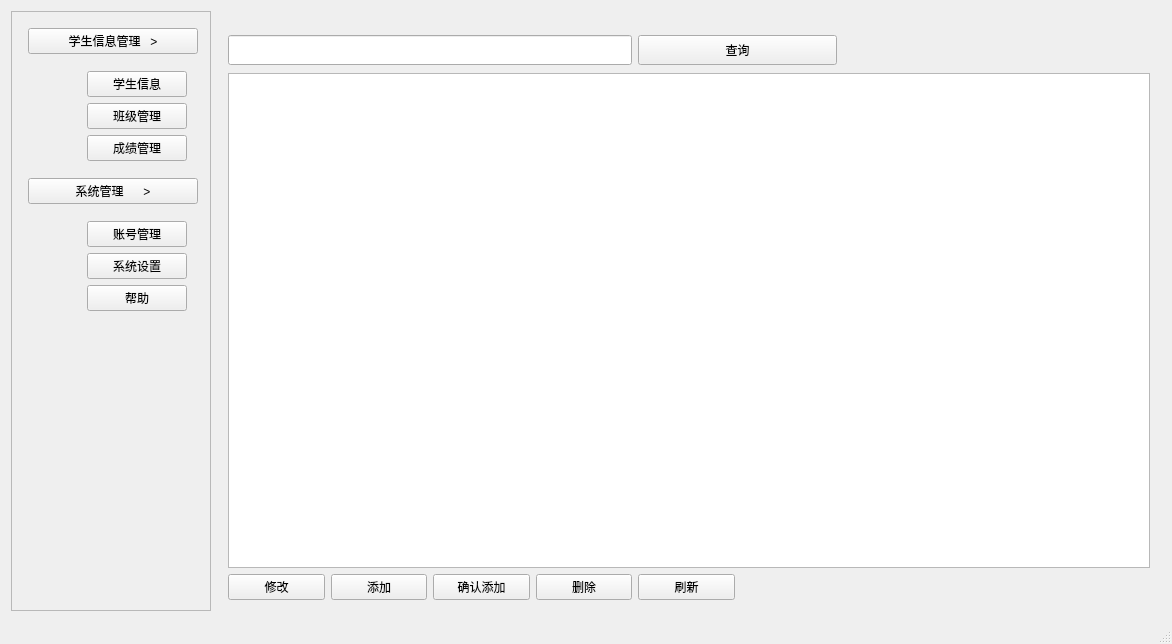
<?xml version="1.0" encoding="UTF-8"?>
<ui version="4.0">
 <class>MainWindow</class>
 <widget class="QMainWindow" name="MainWindow">
  <property name="geometry">
   <rect>
    <x>0</x>
    <y>0</y>
    <width>1172</width>
    <height>644</height>
   </rect>
  </property>
  <property name="minimumSize">
   <size>
    <width>1172</width>
    <height>644</height>
   </size>
  </property>
  <property name="windowTitle">
   <string>信息管理系统</string>
  </property>
  <widget class="QWidget" name="centralWidget">
   <layout class="QGridLayout" name="gridLayout_2">
    <item row="0" column="0" rowspan="3">
     <widget class="QScrollArea" name="scrollArea">
      <property name="maximumSize">
       <size>
        <width>200</width>
        <height>16777215</height>
       </size>
      </property>
      <property name="widgetResizable">
       <bool>true</bool>
      </property>
      <widget class="QWidget" name="scrollAreaWidgetContents">
       <property name="geometry">
        <rect>
         <x>0</x>
         <y>0</y>
         <width>198</width>
         <height>595</height>
        </rect>
       </property>
       <widget class="QWidget" name="widget" native="true">
        <property name="geometry">
         <rect>
          <x>5</x>
          <y>5</y>
          <width>192</width>
          <height>354</height>
         </rect>
        </property>
        <layout class="QGridLayout" name="gridLayout">
         <item row="0" column="0" colspan="2">
          <widget class="QPushButton" name="stuinfomanmenu">
           <property name="text">
            <string>学生信息管理   &gt;</string>
           </property>
          </widget>
         </item>
         <item row="1" column="0">
          <spacer name="horizontalSpacer">
           <property name="orientation">
            <enum>Qt::Horizontal</enum>
           </property>
           <property name="sizeHint" stdset="0">
            <size>
             <width>40</width>
             <height>20</height>
            </size>
           </property>
          </spacer>
         </item>
         <item row="1" column="1">
          <widget class="QWidget" name="widget_2" native="true">
           <layout class="QVBoxLayout" name="verticalLayout_2">
            <item>
             <widget class="QPushButton" name="stuinfo">
              <property name="minimumSize">
               <size>
                <width>100</width>
                <height>0</height>
               </size>
              </property>
              <property name="text">
               <string>学生信息</string>
              </property>
             </widget>
            </item>
            <item>
             <widget class="QPushButton" name="class_manage">
              <property name="text">
               <string>班级管理</string>
              </property>
             </widget>
            </item>
            <item>
             <widget class="QPushButton" name="score_manage">
              <property name="minimumSize">
               <size>
                <width>100</width>
                <height>0</height>
               </size>
              </property>
              <property name="text">
               <string>成绩管理</string>
              </property>
             </widget>
            </item>
           </layout>
          </widget>
         </item>
         <item row="2" column="0" colspan="2">
          <widget class="QPushButton" name="sysmanmenu">
           <property name="text">
            <string>系统管理      &gt;</string>
           </property>
          </widget>
         </item>
         <item row="3" column="0">
          <spacer name="horizontalSpacer_3">
           <property name="orientation">
            <enum>Qt::Horizontal</enum>
           </property>
           <property name="sizeHint" stdset="0">
            <size>
             <width>38</width>
             <height>68</height>
            </size>
           </property>
          </spacer>
         </item>
         <item row="3" column="1">
          <widget class="QWidget" name="widget_3" native="true">
           <layout class="QVBoxLayout" name="verticalLayout">
            <item>
             <widget class="QPushButton" name="pushButton_6">
              <property name="text">
               <string>账号管理</string>
              </property>
             </widget>
            </item>
            <item>
             <widget class="QPushButton" name="pushButton_5">
              <property name="text">
               <string>系统设置</string>
              </property>
             </widget>
            </item>
            <item>
             <widget class="QPushButton" name="help">
              <property name="text">
               <string>帮助</string>
              </property>
             </widget>
            </item>
           </layout>
          </widget>
         </item>
         <item row="4" column="1">
          <spacer name="verticalSpacer">
           <property name="orientation">
            <enum>Qt::Vertical</enum>
           </property>
           <property name="sizeHint" stdset="0">
            <size>
             <width>20</width>
             <height>40</height>
            </size>
           </property>
          </spacer>
         </item>
        </layout>
       </widget>
      </widget>
     </widget>
    </item>
    <item row="2" column="2">
     <widget class="QStackedWidget" name="stackedWidget">
      <widget class="QWidget" name="page_stu_info">
       <layout class="QGridLayout" name="gridLayout_3">
        <item row="2" column="4">
         <widget class="QPushButton" name="flash">
          <property name="text">
           <string>刷新</string>
          </property>
         </widget>
        </item>
        <item row="2" column="1">
         <widget class="QPushButton" name="add">
          <property name="text">
           <string>添加</string>
          </property>
         </widget>
        </item>
        <item row="0" column="6" colspan="2">
         <spacer name="horizontalSpacer_2">
          <property name="orientation">
           <enum>Qt::Horizontal</enum>
          </property>
          <property name="sizeHint" stdset="0">
           <size>
            <width>307</width>
            <height>33</height>
           </size>
          </property>
         </spacer>
        </item>
        <item row="0" column="4" colspan="2">
         <widget class="QPushButton" name="query">
          <property name="minimumSize">
           <size>
            <width>0</width>
            <height>30</height>
           </size>
          </property>
          <property name="text">
           <string>查询</string>
          </property>
         </widget>
        </item>
        <item row="0" column="0" colspan="4">
         <widget class="QLineEdit" name="lineEdit_query">
          <property name="minimumSize">
           <size>
            <width>0</width>
            <height>30</height>
           </size>
          </property>
         </widget>
        </item>
        <item row="1" column="0" colspan="8">
         <widget class="QTableView" name="tableView">
          <property name="layoutDirection">
           <enum>Qt::LeftToRight</enum>
          </property>
          <property name="alternatingRowColors">
           <bool>false</bool>
          </property>
          <property name="textElideMode">
           <enum>Qt::ElideLeft</enum>
          </property>
         </widget>
        </item>
        <item row="2" column="0">
         <widget class="QPushButton" name="alter">
          <property name="text">
           <string>修改</string>
          </property>
         </widget>
        </item>
        <item row="2" column="3">
         <widget class="QPushButton" name="deletedata">
          <property name="text">
           <string>删除</string>
          </property>
         </widget>
        </item>
        <item row="2" column="2">
         <widget class="QPushButton" name="confirmadd">
          <property name="text">
           <string>确认添加</string>
          </property>
         </widget>
        </item>
       </layout>
      </widget>
      <widget class="QWidget" name="page_class">
       <layout class="QGridLayout" name="gridLayout_4">
        <item row="0" column="0">
         <widget class="QTableView" name="tableView_class"/>
        </item>
       </layout>
      </widget>
      <widget class="QWidget" name="page_score">
       <layout class="QGridLayout" name="gridLayout_5">
        <item row="0" column="0">
         <widget class="QTableView" name="tableView_score"/>
        </item>
       </layout>
      </widget>
      <widget class="QWidget" name="account_manage"/>
      <widget class="QWidget" name="system_settings"/>
      <widget class="QWidget" name="page_help">
       <layout class="QVBoxLayout" name="verticalLayout_3">
        <item>
         <widget class="QLabel" name="label">
          <property name="text">
           <string>&lt;html&gt;&lt;head/&gt;&lt;body&gt;&lt;p&gt;&lt;span style=&quot; font-size:14pt; font-weight:600;&quot;&gt;关于本系统:&lt;/span&gt;&lt;/p&gt;&lt;p&gt;&lt;br/&gt;&lt;/p&gt;&lt;p&gt;&lt;span style=&quot; font-size:14pt; font-weight:600;&quot;&gt;	学生管理系统--Created By yuandage&lt;/span&gt;&lt;/p&gt;&lt;p&gt;&lt;br/&gt;&lt;/p&gt;&lt;p&gt;&lt;span style=&quot; font-size:14pt; font-weight:600;&quot;&gt;	版本:1.0&lt;/span&gt;&lt;/p&gt;&lt;p&gt;&lt;span style=&quot; font-size:14pt; font-weight:600;&quot;&gt;联系我:&lt;/span&gt;&lt;/p&gt;&lt;p&gt;&lt;br/&gt;&lt;/p&gt;&lt;p&gt;&lt;span style=&quot; font-size:14pt; font-weight:600;&quot;&gt;	QQ:1027928543&lt;/span&gt;&lt;/p&gt;&lt;p&gt;&lt;br/&gt;&lt;/p&gt;&lt;p&gt;&lt;span style=&quot; font-size:14pt; font-weight:600;&quot;&gt;      Email:1027928543@qq.com&lt;/span&gt;&lt;/p&gt;&lt;p&gt;&lt;br/&gt;&lt;/p&gt;&lt;p&gt;&lt;span style=&quot; font-size:14pt; font-weight:600;&quot;&gt;      GitHub:yuandage&lt;/span&gt;&lt;/p&gt;&lt;/body&gt;&lt;/html&gt;</string>
          </property>
         </widget>
        </item>
       </layout>
      </widget>
     </widget>
    </item>
   </layout>
  </widget>
  <widget class="QStatusBar" name="statusBar"/>
 </widget>
 <layoutdefault spacing="6" margin="11"/>
 <resources/>
 <connections/>
</ui>
